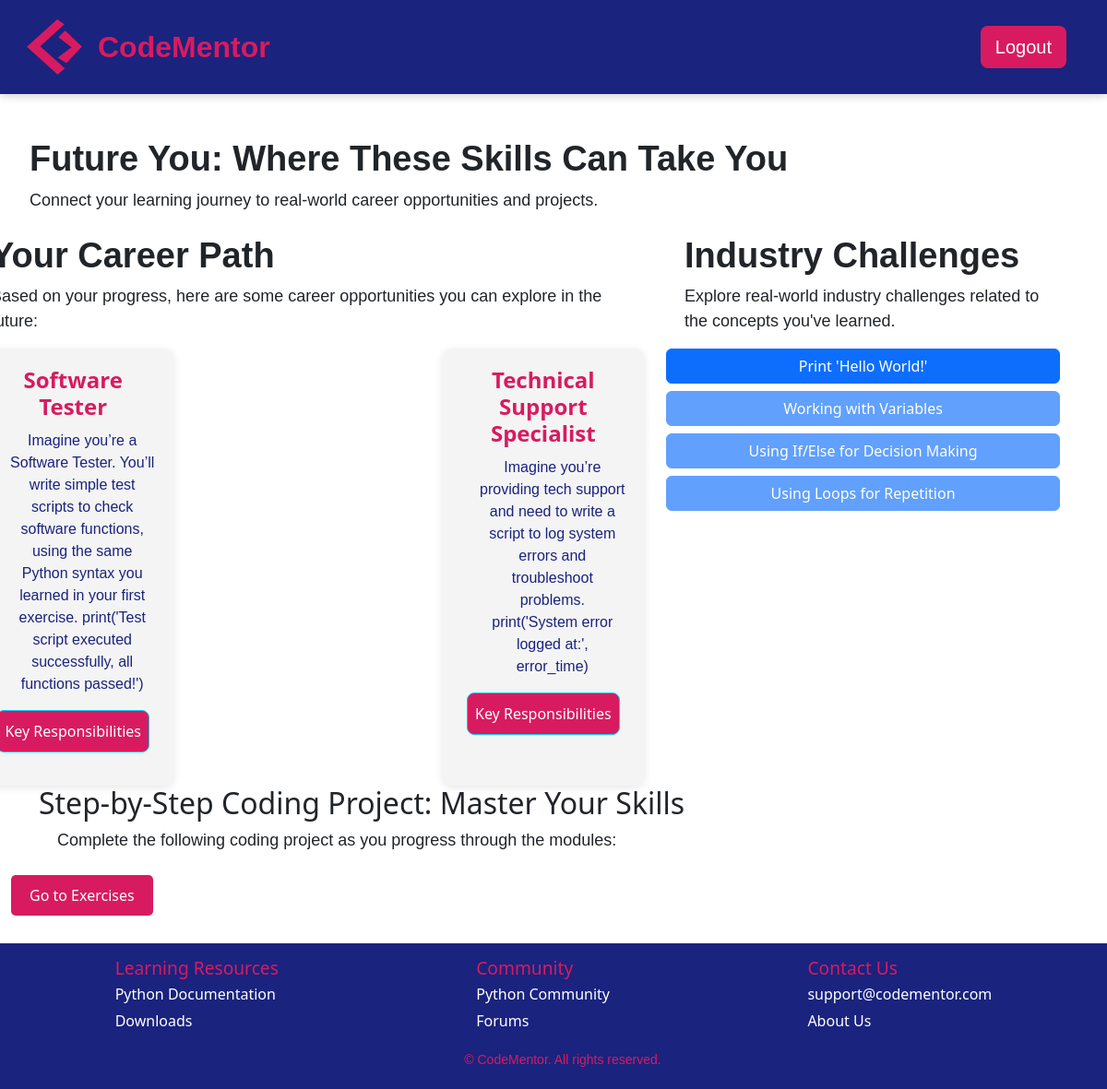
Page /future_you (signed in) on the committed database.
### app.py (models this page shows, shortened)
class CareerSuggestions(db.Model):
    CSid = db.Column(db.Integer, primary_key=True)
    title = db.Column(db.String(100), nullable=False)
    description = db.Column(db.Text, nullable=False)
    exerciseid = db.Column(db.Integer, db.ForeignKey('exercise.exerciseid'), nullable=True)  # Link to Exercise table
    keyresponsibilities = db.Column(db.Text, nullable=True)
    exercise = db.relationship('Exercise', backref='career_suggestions', lazy=True)  # Access career suggestions from exercise

class Exercise(db.Model):
    exerciseid = db.Column(db.Integer, primary_key=True)
    moduleid = db.Column(db.Integer, db.ForeignKey('module.moduleid'), nullable=False)
    title = db.Column(db.String(100), nullable=False)
    description = db.Column(db.Text, nullable=False)
    user_progress = db.relationship('UserExerciseProgress', backref='exercise', lazy=True)

### app.py (the view)
@app.route('/future_you', methods=['GET', 'POST'])
@login_required
def future_you():
    userid = current_user.userid  # Assuming `userid` is the primary key for the User model
    user_module_progress = UserModuleProgress.query.filter_by(userid=userid).first()
    if user_module_progress:
        current_module_id = user_module_progress.moduleid
    else:
        current_module_id = None  # Or handle if the user has no progress
    second_exercise_completed = check_if_second_exercise_completed(userid, current_module_id)
    exercises = Exercise.query.all()
    completed_exercises = UserExerciseProgress.query.filter_by(userid=userid).all()
    career_suggestions = []
    seen_exercise_ids = set()  # To avoid duplicate suggestions
    for completed_exercise in completed_exercises:
        exercise = Exercise.query.get(completed_exercise.exerciseid)
        if exercise and exercise.moduleid == current_module_id and completed_exercise.status == 'completed' and completed_exercise.exerciseid not in seen_exercise_ids:
            suggestions = CareerSuggestions.query.filter_by(exerciseid=exercise.exerciseid).all()
            career_suggestions.extend(suggestions)  # Add the career suggestions for this exercise
            seen_exercise_ids.add(completed_exercise.exerciseid)  # Track this exercise as processed
    completed_exercises = UserExerciseProgress.query.filter_by(userid=userid, status='completed').all()
    completed_exercise_ids = {ex.exerciseid for ex in completed_exercises}
    exercises_with_status = []
    for exercise in exercises:
        exercises_with_status.append({
            'exerciseid': exercise.exerciseid,
            'title': exercise.title,
            'is_completed': exercise.exerciseid in completed_exercise_ids  # Enable if completed
        })
    if request.method == 'POST':
        if second_exercise_completed:
            return redirect(url_for('dashboard'))
        else:
            return redirect(url_for('exercises', module_id=current_module_id))
    return render_template('future_you.html',
                           second_exercise_completed=second_exercise_completed,
                           career_suggestions=career_suggestions,
                           exercises_with_status=exercises_with_status)

### app.py (called while the page is built)
@login_manager.user_loader
def load_user(userid):
    return User.query.get(int(userid))

def check_if_second_exercise_completed(userid, module_id):
    second_exercise = Exercise.query.filter_by(moduleid=module_id).order_by(Exercise.exerciseid).offset(1).first()  # This grabs the second exercise based on the module
    if second_exercise:
        user_progress = UserExerciseProgress.query.filter_by(userid=userid, exerciseid=second_exercise.exerciseid).first()
        return user_progress is not None and user_progress.status == 'completed'
    return False

### templates/future_you.html (shortened to what this page needs)
{% extends 'base.html' %}
{% block content %}
    <div class="intro">
        <h1>Future You: Where These Skills Can Take You</h1>
        <p>Connect your learning journey to real-world career opportunities and projects.</p>
    </div>
<section class="future-you-section">
    <div class="container mt-4">
        <div class="row">
            <div class="col-md-8">
                <h1 class="text-left">Your Career Path</h1>
                <p class="text-left">Based on your progress, here are some career opportunities you can explore in the future:</p>
                <div class="career-path-boxes-container">
                    {% if career_suggestions %}
                    <div class="career-paths-container">
                        {% for career in career_suggestions %}
                            <div class="career-path-box">
                                <h3 class="career-title">{{ career.title }}</h3>
                                <p class="career-description">{{ career.description }}</p>
                                <button class="btn btn-info learn-more-btn" data-csid="{{ career.CSid }}">Key Responsibilities</button>
                            </div>
                        {% endfor %}
                    </div>
                    {% else %}
                        <p>No career suggestions available for this module yet.</p>
                    {% endif %}
                </div>
            </div>
            <div class="col-md-4">
                <div class="industry-challenges">
                    <h1>Industry Challenges</h1>
                    <p>Explore real-world industry challenges related to the concepts you've learned.</p>
                    <div class="d-grid gap-2">
                        {% for exercise in exercises_with_status %}
                            <button class="btn btn-primary"
                                {% if not exercise.is_completed %} disabled {% endif %}
                                    data-url="{{ url_for('industry_challenges', exercise_id=exercise.exerciseid) }}">
                                {{ exercise.title }}
                            </button>
                        {% endfor %}
                    </div>
                </div>
            </div>
        </div>
        <h2>Step-by-Step Coding Project: Master Your Skills</h2>
        <p>Complete the following coding project as you progress through the modules:</p>
    </div>
    {% if second_exercise_completed %}
        <form method="POST">
            <button type="submit" class="btn btn-custom">Go to Dashboard</button>
        </form>
    {% else %}
        <form method="POST">
            <button type="submit" class="btn btn-custom">Go to Exercises</button>
        </form>
    {% endif %}
</section>
{% endblock %}

### templates/base.html (shortened to what this page needs)
<!DOCTYPE html>
<html lang="en">
<head>
    <link rel="stylesheet" href="https://cdn.jsdelivr.net/npm/bootstrap@5.3.3/dist/css/bootstrap.min.css">
    <link rel="stylesheet" type="text/css" href="/static/css/styles.css">
    <link rel="stylesheet" href="https://cdnjs.cloudflare.com/ajax/libs/font-awesome/6.0.0-beta3/css/all.min.css">
</head>
<body>
    <header>
      <nav class="navbar navbar-expand-lg">
          <div class="container-fluid">
              <div class="logo-container d-flex align-items-center">
                  <svg width="20" height="20" viewBox="0 0 100 100"></svg>
                  <a class="navbar-brand" href="{{ url_for('home') }}">
                      <img src="/static/images/CMLogo.png" alt="CodeMentor Logo" class="logo-image">
                  </a>
                  <span class="logo-text">CodeMentor</span>
              </div>
              <div class="collapse navbar-collapse" id="navbarContent">
                <ul class="navbar-nav ms-auto d-flex gap-2">
                    {% if current_user.is_authenticated %}
                        {% if request.endpoint == 'exercises' %}
                            <li class="nav-item">
                              <a href="{{ url_for('dashboard') }}" class="btn btn-link back-arrow-btn">
                                  <i class="fas fa-arrow-left"></i>
                              </a>
                          </li>
                        {% else %}
                            <li class="nav-item">
                                <a href="{{ url_for('logout') }}" class="btn custom-btn-primary btn-lg">Logout</a>
                            </li>
                        {% endif %}
                    {% endif %}
                </ul>
              </div>
          </div>
      </nav>
    </header>
    <main class="container-fluid flex-grow-1">
        {% block content %}{% endblock %}
    </main>
    <div id="scroll-indicator" class="scroll-indicator">
    </div>
{% if request.endpoint not in ["login", "register", "dashboard", "exercises"] %}
<footer class="footer">
    <div class="footer-content">
      <div class="footer-section">
        <h3>Learning Resources</h3>
        <ul>
          <li><a href="https://www.python.org/doc/">Python Documentation</a></li>
          <li><a href="https://www.python.org/downloads/">Downloads</a></li>
        </ul>
      </div>
      <div class="footer-section">
        <h3>Community</h3>
        <ul>
          <li><a href="https://www.python.org/community/">Python Community</a></li>
          <li><a href="https://www.python.org/community/forums/">Forums</a></li>
        </ul>
      </div>
      <div class="footer-section">
        <h3>Contact Us</h3>
        <ul>
          <li><a href="mailto:support@codementor.com">support@codementor.com</a></li>
          <li><a href="https://codementor.com/about">About Us</a></li>
        </ul>
      </div>
    </div>
    <div class="footer-bottom">
      <p>&copy; {{ year }} CodeMentor. All rights reserved.</p>
    </div>
</footer>
{% endif %}
</body>
</html>

### static/css/styles.css (style rules this page uses)
header { box-shadow: 0 2px 10px rgba(0, 0, 0, 0.1); position: fixed; top: 0; width: 100%; z-index: 1000; }
body, html { margin: 0; padding: 0; height: 100%; }
body { display: flex; flex-direction: column; height: 100%; }
main { flex: 1; margin-top: 200px; }
h1 { font-weight: bold; font-size: 38px; font-family: Verdana, Geneva, Tahoma, sans-serif; margin-left: 20px; }
p { font-size: 18px; font-family: Verdana, Geneva, Tahoma, sans-serif; margin-left: 20px; }
.navbar { background: #1a237e; padding: 1rem 2rem; box-shadow: 0 2px 10px rgba(0,0,0,0.1); }
.logo-image { width: 60px; height: 60px; }
.logo-text { font-family: Verdana, Geneva, Tahoma, sans-serif; font-weight: bold; font-size: 32px; color: #D81B60; margin-left: 1px; display: inline-block; }
.logo-container { margin-left: -35px; }
.custom-btn-primary { background-color: #D81B60 !important; color: white !important; border: none !important; font-family: Verdana, Geneva, Tahoma, sans-serif; }
.navbar-nav { display: flex; flex-direction: row; gap: 15px; align-items: center; justify-content: flex-end; }
.scroll-indicator { position: fixed; bottom: 20px; left: 50%; transform: translateX(-50%); font-size: 2rem; color: #D81B60; cursor: pointer; animation: bounce 1.5s infinite; display: none; }
.footer { background-color: #1a237e; color: #ffffff; padding: 5px 20px; position: relative; width: 100%; margin-top: 30px; }
.footer-content { display: flex; justify-content: space-around; flex-wrap: wrap; gap: 5px; padding: 10px 0; }
.footer-section h3 { color: #D81B60; font-size: 1.2rem; margin-bottom: 5px; }
.footer-section ul { list-style: none; padding: 0; margin: 0; }
.footer-section ul li { margin-bottom: 5px; }
.footer-section ul li a { text-decoration: none; color: #ffffff; font-size: 1rem; }
.footer-bottom { text-align: center; margin-top: 5px; color: #D81B60; }
body, html { height: 100%; margin: 0; display: flex; flex-direction: column; }
.footer-bottom p { font-size: 14px; }
.intro { margin-top: -50px; padding-top: 0; margin-bottom: 20px; }
.col-md-8 { margin-left: -80px; padding-left: 20px; }
.industry-challenges { width: 120%; max-width: 500px; }
.career-paths-container { display: flex; flex-wrap: wrap; gap: 20px; justify-content: space-between; }
.career-path-box { background-color: #f4f4f4; padding: 20px; width: 30%; border-radius: 10px; box-shadow: 0 2px 10px rgba(0, 0, 0, 0.1); transition: transform 0.3s ease-in-out; text-align: center; }
.career-title { font-size: 1.5rem; font-weight: bold; color: #D81B60; text-decoration: none; }
.career-description { font-size: 1rem; color: #1a237e; margin-top: 10px; }
.btn-custom { background-color: #D81B60 !important; color: white; padding: 10px 20px; border: none; border-radius: 5px; font-size: 1rem; }
.learn-more-btn { background-color: #D81B60; color: white; padding: 10px 08px; font-size: 1rem; border-radius: 8px; }

### rows in the picture
CareerSuggestions: title "Software Tester", description "Imagine you’re a Software Tester. You’ll write simple test scripts to check software functions, using the same Python syntax you learned in your first exercise. print('Test script executed successfully, all functions passed!')"
CareerSuggestions: title "Technical Support Specialist", description "Imagine you’re providing tech support and need to write a script to log system errors and troubleshoot problems. print('System error logged at:', error_time)"
Exercise: title "Print 'Hello World!'"
Exercise: title "Working with Variables"
Exercise: title "Using If/Else for Decision Making"
Exercise: title "Using Loops for Repetition"
